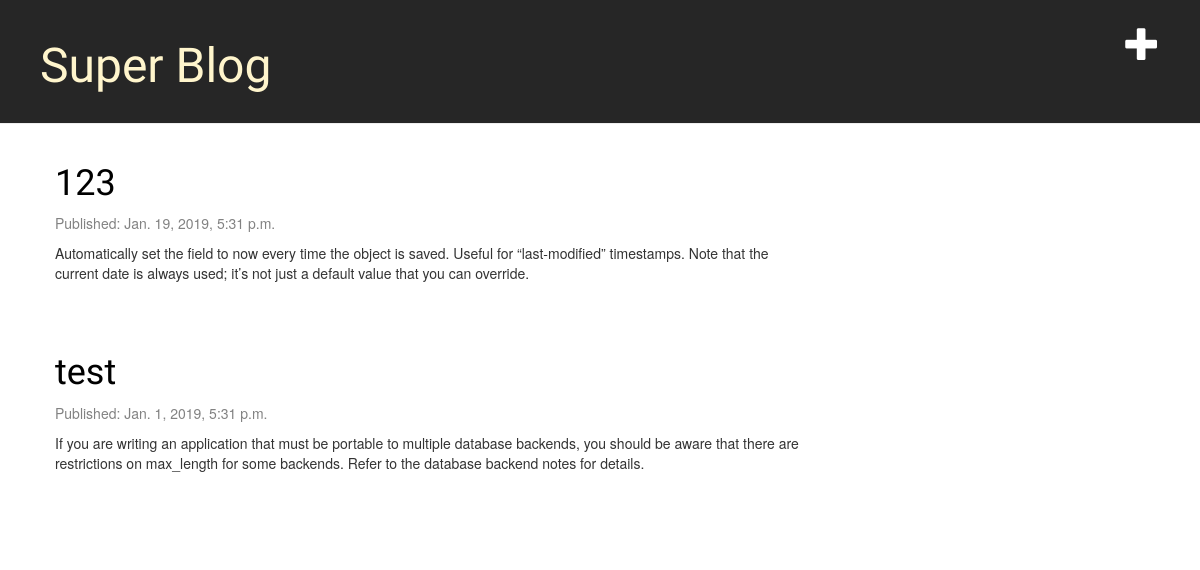
The app's page /, older data.
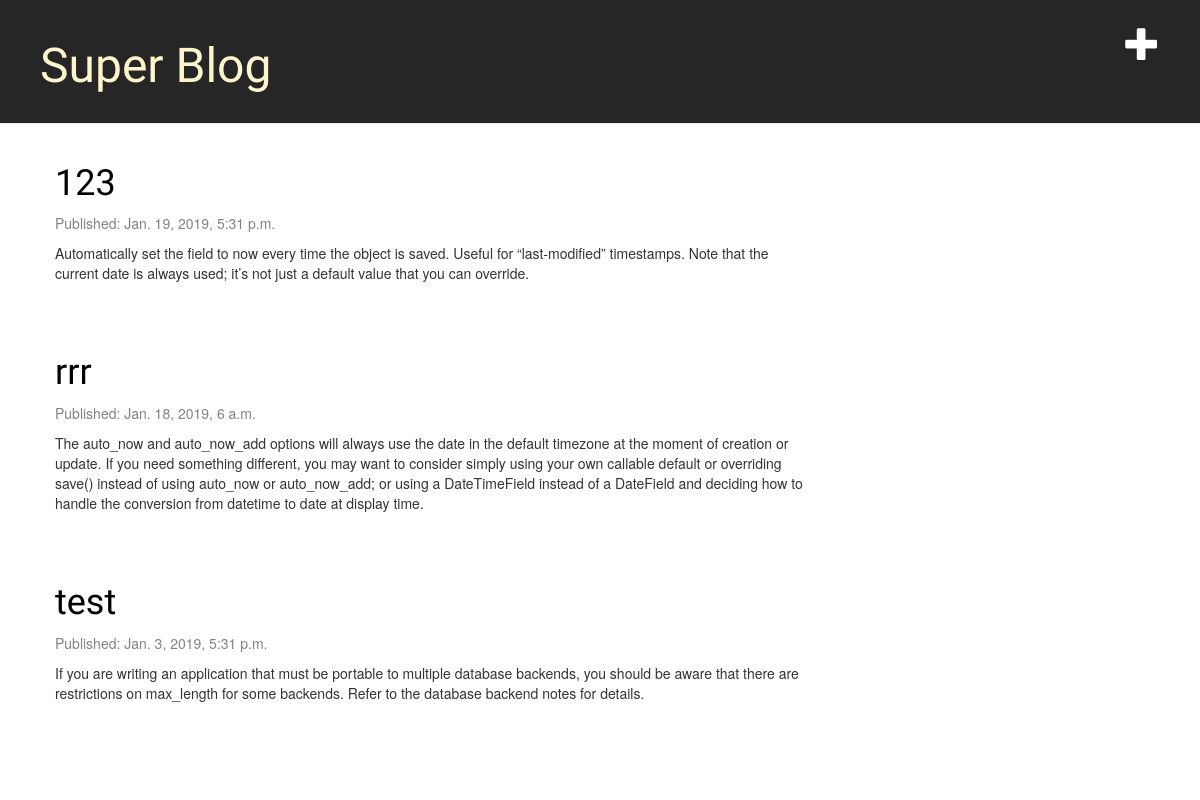
The same page, newer data.
### blog/models.py (models this page shows, shortened)
class Post(models.Model):
    author = models.ForeignKey('auth.User', on_delete=models.CASCADE)
    title = models.CharField(max_length=200)
    text = models.TextField()
    created_date = models.DateTimeField(
            default=timezone.now)
    published_date = models.DateTimeField(
            blank=True, null=True)

### blog/views.py (the view)
# urls.py: url(r'^$', views.post_list, name='post_list'),
def post_list(request):
    posts = Post.objects.filter(published_date__lte=timezone.now()).order_by('-published_date')
    return render(request, 'blog/post_list.html', {'posts': posts})

### templates/blog/post_list.html
{% extends 'blog/base.html' %}
{% block content %}
     {% for post in posts %}
        <div class="post">
            <h1><a href="{% url 'post_detail' pk=post.pk %}">{{ post.title }}</a></h1>
            <div class="date">
                <p>Published: {{ post.published_date }}</p>
            </div>
            <p class="post_text">{{ post.text|linebreaksbr }}</p>
        </div>
    {% endfor %}
{% endblock %}

Row changes from the older to the newer data that the page shows:
now on this page (row edited): Post: title "rrr", published_date "Jan. 18, 2019, 6 a.m.", text "The auto_now and auto_now_add options will always use the date in the default timezone at the moment of creation or update. If you need something different, you may want to consider simply using your own callable default or overriding save() instead of using auto_now or auto_now_add; or using a DateTimeField instead of a DateField and deciding how to handle the conversion from datetime to date at display time."
changed Post "test": published_date "Jan. 1, 2019, 5:31 p.m." → "Jan. 3, 2019, 5:31 p.m."
